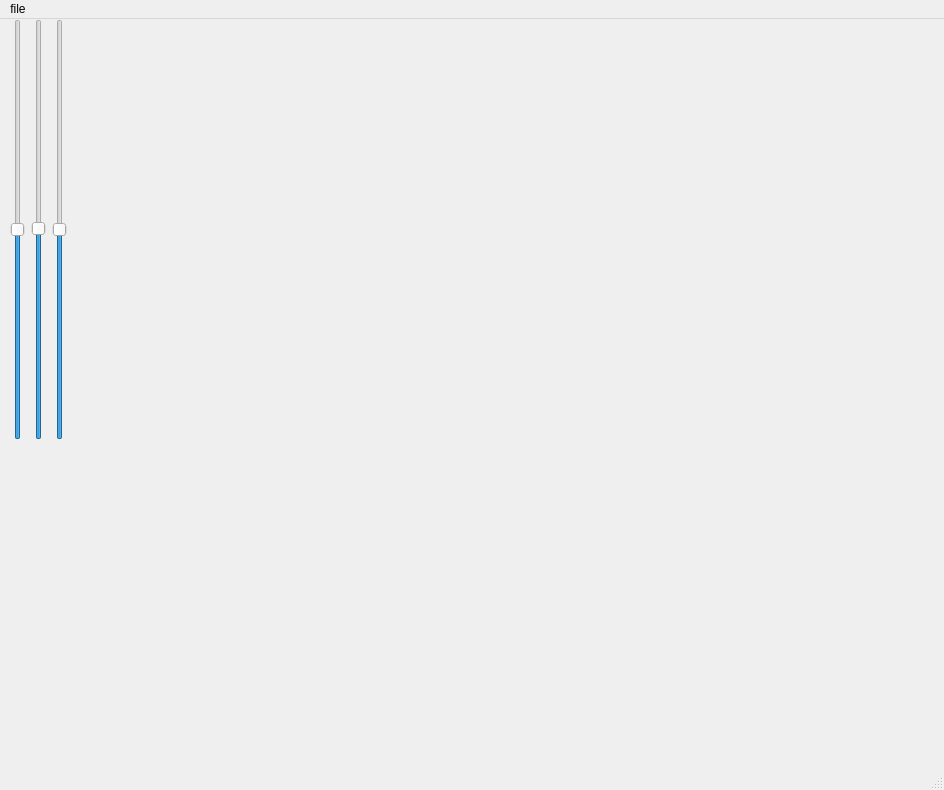
<?xml version="1.0" encoding="UTF-8"?>
<ui version="4.0">
 <class>MainWindow</class>
 <widget class="QMainWindow" name="MainWindow">
  <property name="geometry">
   <rect>
    <x>0</x>
    <y>0</y>
    <width>944</width>
    <height>790</height>
   </rect>
  </property>
  <property name="windowTitle">
   <string>MainWindow</string>
  </property>
  <widget class="QWidget" name="centralwidget">
   <widget class="QWidget" name="layoutWidget">
    <property name="geometry">
     <rect>
      <x>10</x>
      <y>0</y>
      <width>471</width>
      <height>421</height>
     </rect>
    </property>
    <layout class="QGridLayout" name="gridLayout">
     <item row="0" column="0">
      <widget class="QSlider" name="verticalSlider_3">
       <property name="minimum">
        <number>-100</number>
       </property>
       <property name="maximum">
        <number>100</number>
       </property>
       <property name="orientation">
        <enum>Qt::Orientation::Vertical</enum>
       </property>
      </widget>
     </item>
     <item row="0" column="3">
      <widget class="QLabel" name="label">
       <property name="minimumSize">
        <size>
         <width>158</width>
         <height>0</height>
        </size>
       </property>
       <property name="layoutDirection">
        <enum>Qt::LayoutDirection::RightToLeft</enum>
       </property>
       <property name="autoFillBackground">
        <bool>true</bool>
       </property>
       <property name="text">
        <string/>
       </property>
       <property name="scaledContents">
        <bool>true</bool>
       </property>
      </widget>
     </item>
     <item row="0" column="2">
      <widget class="QSlider" name="verticalSlider">
       <property name="minimum">
        <number>-255</number>
       </property>
       <property name="maximum">
        <number>255</number>
       </property>
       <property name="orientation">
        <enum>Qt::Orientation::Vertical</enum>
       </property>
      </widget>
     </item>
     <item row="0" column="1">
      <widget class="QSlider" name="verticalSlider_2">
       <property name="minimum">
        <number>-128</number>
       </property>
       <property name="maximum">
        <number>127</number>
       </property>
       <property name="orientation">
        <enum>Qt::Orientation::Vertical</enum>
       </property>
      </widget>
     </item>
    </layout>
   </widget>
   <widget class="HistogramWidget" name="widget" native="true">
    <property name="geometry">
     <rect>
      <x>0</x>
      <y>490</y>
      <width>771</width>
      <height>171</height>
     </rect>
    </property>
   </widget>
  </widget>
  <widget class="QMenuBar" name="menubar">
   <property name="geometry">
    <rect>
     <x>0</x>
     <y>0</y>
     <width>944</width>
     <height>24</height>
    </rect>
   </property>
   <widget class="QMenu" name="menufind">
    <property name="title">
     <string>file</string>
    </property>
    <addaction name="actionopen"/>
    <addaction name="actionexit"/>
   </widget>
   <addaction name="menufind"/>
  </widget>
  <widget class="QStatusBar" name="statusbar"/>
  <action name="actionopen">
   <property name="text">
    <string>open</string>
   </property>
  </action>
  <action name="actionexit">
   <property name="text">
    <string>exit</string>
   </property>
  </action>
 </widget>
 <customwidgets>
  <customwidget>
   <class>HistogramWidget</class>
   <extends>QWidget</extends>
   <header>histogramwidget.h</header>
   <container>1</container>
  </customwidget>
 </customwidgets>
 <resources/>
 <connections>
  <connection>
   <sender>actionexit</sender>
   <signal>triggered()</signal>
   <receiver>MainWindow</receiver>
   <slot>close()</slot>
   <hints>
    <hint type="sourcelabel">
     <x>-1</x>
     <y>-1</y>
    </hint>
    <hint type="destinationlabel">
     <x>466</x>
     <y>321</y>
    </hint>
   </hints>
  </connection>
 </connections>
</ui>
